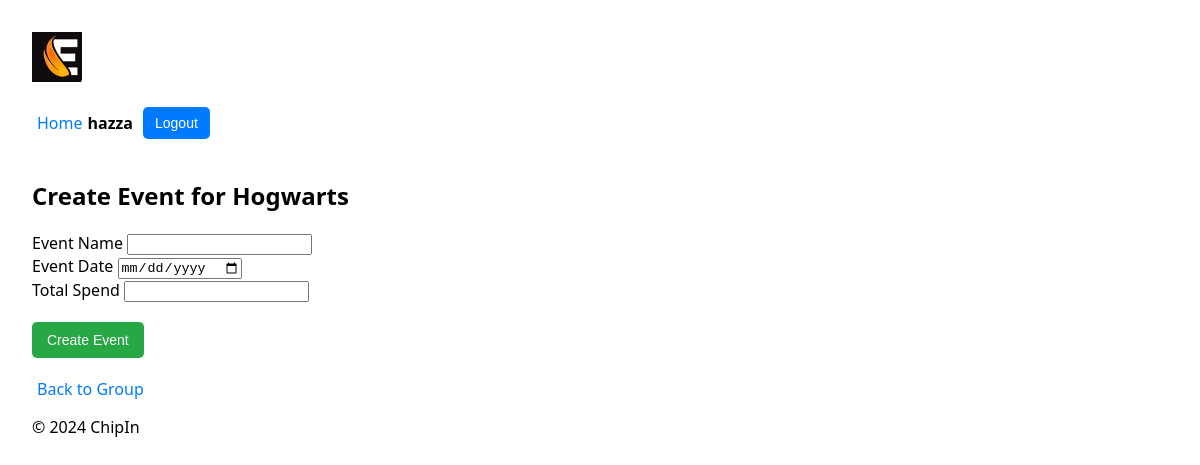
The page /chipin/group/1/create_event/ (signed in) on the database as committed earlier.
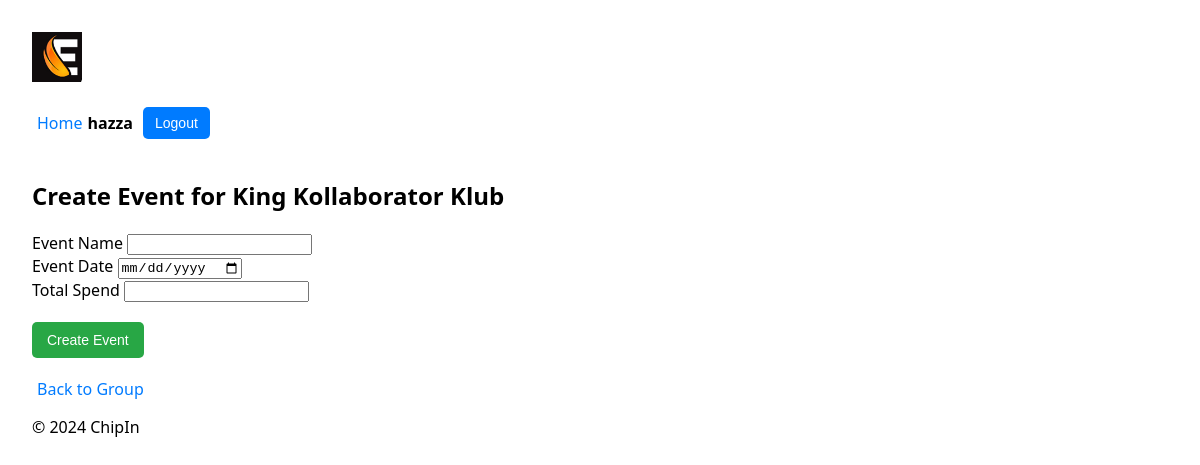
The same page on the database as committed later.
### chipin/models.py (models this page shows, shortened)
class Group(models.Model):
    name = models.CharField(max_length=100)
    admin = models.ForeignKey(User, related_name='admin_groups', on_delete=models.CASCADE)
    members = models.ManyToManyField(User, related_name='group_memberships', blank=True)
    invited_users = models.ManyToManyField(User, related_name='pending_invitations', blank=True)

### chipin/views.py (the view, shortened to what this page needs)
# urls.py: path('group/<int:group_id>/create_event/', views.create_event, name='create_event'),
@login_required
def create_event(request, group_id):
    group = get_object_or_404(Group, id=group_id)
    if request.user != group.admin:
        messages.error(request, "Only the group administrator can create events.")
        return redirect('chipin:group_detail', group_id=group.id)
    return render(request, 'chipin/create_event.html', {'group': group})

### chipin/context_processors.py (called while the page is built)
def user_profile(request):
    if request.user.is_authenticated:
        try:
            return {'nickname': request.user.profile.nickname}
        except Profile.DoesNotExist:
            return {'nickname': request.user.username}  # Fallback to username if no profile exists
    return {}

### chipin/templates/chipin/create_event.html (shortened to what this page needs)
{% extends 'chipin/base.html' %}
{% block content %}
<h2>Create Event for {{ group.name }}</h2>
<form method="POST">
    <div>
        <label for="name">Event Name</label>
        <input type="text" name="name" required>
    </div>
    <div>
        <label for="date">Event Date</label>
        <input type="date" name="date" required>
    </div>
    <div>
        <label for="total_spend">Total Spend</label>
        <input type="number" name="total_spend" step="1.00" required>
    </div>
    <button type="submit">Create Event</button>
</form>
<a href="{% url 'chipin:group_detail' group.id %}">Back to Group</a>
{% endblock %}

Rows that differ between the two databases and show on the page:
changed Group: name "Hogwarts" → "King Kollaborator Klub"
